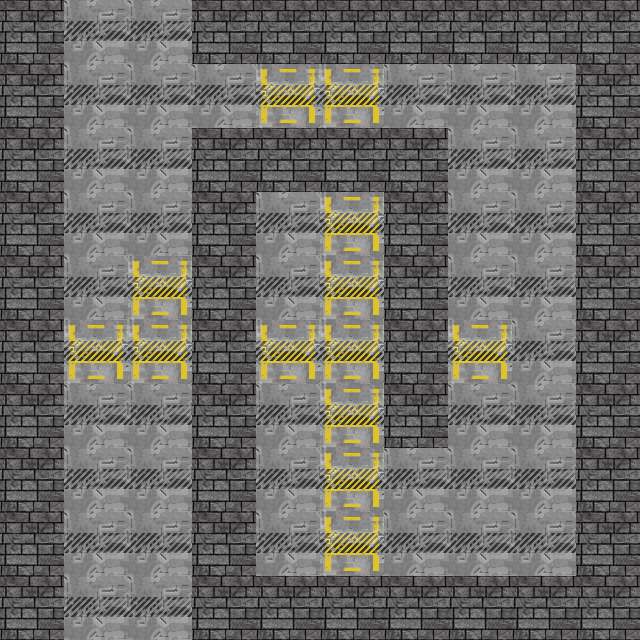

A 2D game scene composited from a Tiled map and its tileset images. What follows is a short description and the map's XML, with each tile layer's data collapsed to a summary:
An orthogonal 10x10 tile map with 64x64 px tiles, 3 tile layers (Kachelebene 1, Kachelebene 2, Kachelebene 3).

<map version="1.0" orientation="orthogonal" renderorder="right-down" width="10" height="10" tilewidth="64" tileheight="64" nextobjectid="1">
 <tileset firstgid="1" name="64pxTileSet" tilewidth="64" tileheight="64">
  <image source="../64pxTileSet.png" width="1472" height="128" />
 </tileset>
 <layer name="Kachelebene 1" width="10" height="10">
  <data>[100 cells, 100 non-empty, 2 distinct tile ids]</data>
 </layer>
 <layer name="Kachelebene 2" width="10" height="10">
  <data>[100 cells, 0 non-empty, 0 distinct tile ids]</data>
 </layer>
 <layer name="Kachelebene 3" width="10" height="10">
  <data>[100 cells, 46 non-empty, 1 distinct tile ids]</data>
 </layer>
</map>
